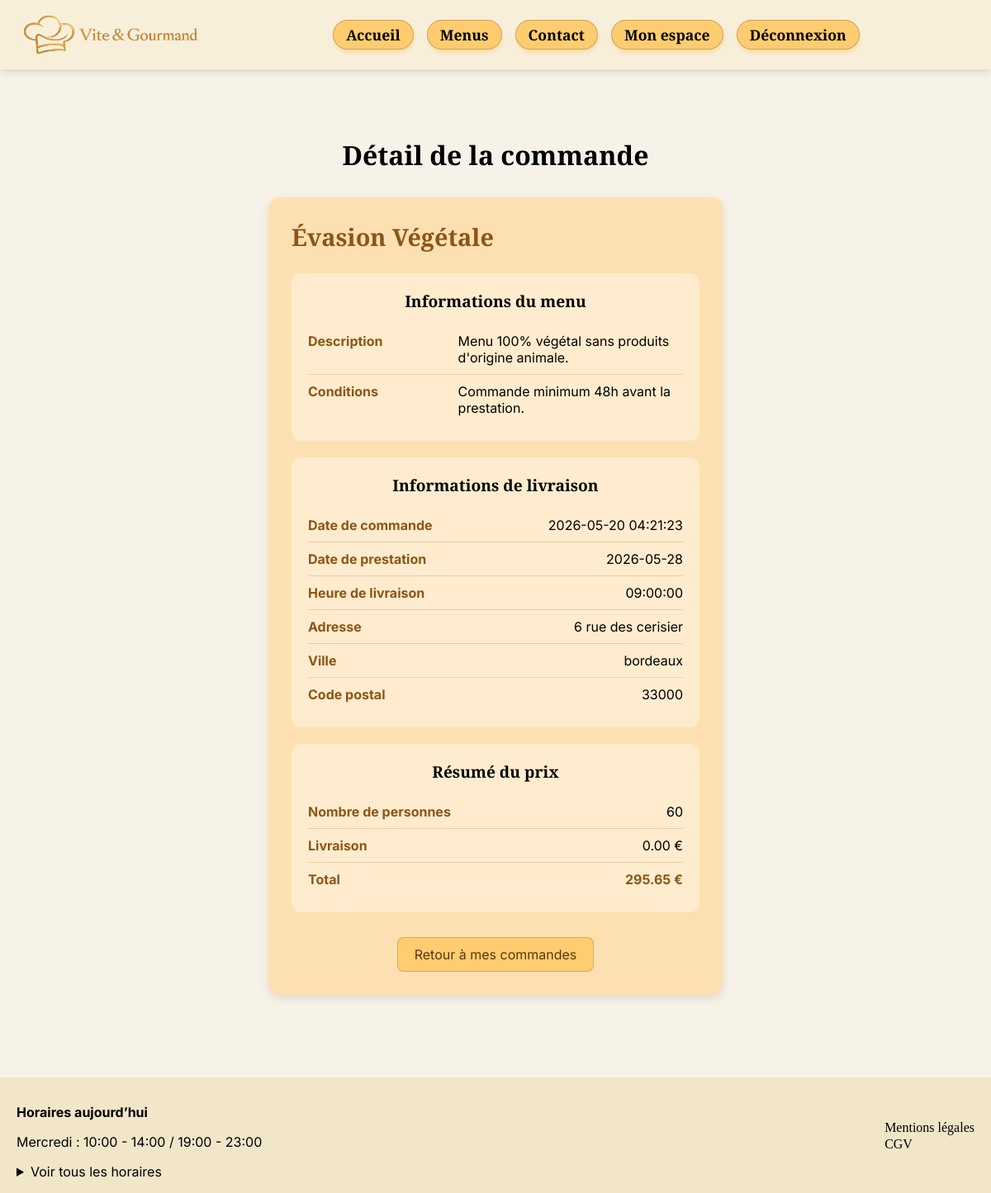
Page /public/detail-commande.php?id=43 (signed in) on the committed database.
### tables this page shows
CREATE TABLE `commande` (
  `id` int(11) NOT NULL,
  `date_commande` datetime NOT NULL DEFAULT current_timestamp(),
  `date_prestation` date NOT NULL,
  `heure_livraison` time NOT NULL,
  `adresse_livraison` varchar(255) NOT NULL,
  `ville_livraison` varchar(100) NOT NULL,
  `code_postal` varchar(10) NOT NULL,
  `distance_km` decimal(6,2) NOT NULL DEFAULT 0.00,
  `nb_personnes` int(11) NOT NULL,
  `prix_total` decimal(10,2) NOT NULL,
  `prix_livraison` decimal(10,2) NOT NULL DEFAULT 0.00,
  `utilisateur_id` int(11) NOT NULL,
  `menu_id` int(11) NOT NULL,
  `statut_commande` enum('en_attente','accepte','annulee','en_preparation','en_cours_de_livraison','livree','en_attente_retour_materiel','terminee') NOT NULL DEFAULT 'en_attente',
  `mode_contact_annulation` varchar(50) DEFAULT NULL,
  `motif_annulation` text DEFAULT NULL
);

CREATE TABLE `menu` (
  `id` int(11) NOT NULL,
  `titre` varchar(100) NOT NULL,
  `description` varchar(255) NOT NULL,
  `nombre_personne_min` int(11) NOT NULL,
  `prix_min` decimal(10,2) NOT NULL,
  `condition_menu` varchar(255) NOT NULL,
  `stock_disponible` int(11) NOT NULL,
  `actif` tinyint(1) NOT NULL DEFAULT 1,
  `theme_id` int(11) NOT NULL,
  `regime_id` int(11) NOT NULL
);

### public/detail-commande.php (the view, shortened to what this page needs)
<?php
$commande_id = (int) $_GET['id'];
$utilisateur_id = $_SESSION['utilisateur_id'];
require_once '../includes/db.php';
$sql = "
    SELECT
        commande.id,
        commande.statut_commande,
        commande.date_commande,
        commande.date_prestation,
        commande.heure_livraison,
        commande.adresse_livraison,
        commande.ville_livraison,
        commande.code_postal,
        commande.nb_personnes,
        commande.prix_total,
        commande.prix_livraison,
        commande.distance_km,
        menu.titre AS menu_titre,
        menu.description AS menu_description,
        menu.condition_menu
    FROM commande
    INNER JOIN menu ON commande.menu_id = menu.id
    WHERE commande.id = ?
    AND commande.utilisateur_id = ?
";
$stmt = $pdo->prepare($sql);
$stmt->execute([$commande_id, $utilisateur_id]);
$commande = $stmt->fetch(PDO::FETCH_ASSOC);
include_once __DIR__ . '/../includes/header.php';
?>
<main class="detail-commande-page">
    <h1 class="detail-commande-title">Détail de la commande</h1>
    <section class="commande-detail-card">
        <h2 class="commande-detail-menu-title">
            <?= htmlspecialchars($commande['menu_titre']) ?>
        </h2>
        <div class="commande-detail-block">
            <h3>Informations du menu</h3>
            <div class="commande-info-row">
                <span>Description</span>
                <strong><?= htmlspecialchars($commande['menu_description']) ?></strong>
            </div>
            <div class="commande-info-row">
                <span>Conditions</span>
                <strong><?= htmlspecialchars($commande['condition_menu']) ?></strong>
            </div>
        </div>
        <div class="commande-detail-block">
            <h3>Informations de livraison</h3>
            <div class="commande-info-row">
                <span>Date de commande</span>
                <strong><?= htmlspecialchars($commande['date_commande']) ?></strong>
            </div>
            <div class="commande-info-row">
                <span>Date de prestation</span>
                <strong><?= htmlspecialchars($commande['date_prestation']) ?></strong>
            </div>
            <div class="commande-info-row">
                <span>Heure de livraison</span>
                <strong><?= htmlspecialchars($commande['heure_livraison']) ?></strong>
            </div>
            <div class="commande-info-row">
                <span>Adresse</span>
                <strong><?= htmlspecialchars($commande['adresse_livraison']) ?></strong>
            </div>
            <div class="commande-info-row">
                <span>Ville</span>
                <strong><?= htmlspecialchars($commande['ville_livraison']) ?></strong>
            </div>
            <div class="commande-info-row">
                <span>Code postal</span>
                <strong><?= htmlspecialchars($commande['code_postal']) ?></strong>
            </div>
        </div>
        <div class="commande-detail-block">
            <h3>Résumé du prix</h3>
            <div class="commande-info-row">
                <span>Nombre de personnes</span>
                <strong><?= htmlspecialchars($commande['nb_personnes']) ?></strong>
            </div>
            <div class="commande-info-row">
                <span>Livraison</span>
                <strong><?= htmlspecialchars($commande['prix_livraison']) ?> €</strong>
            </div>
            <div class="commande-info-row total-row">
                <span>Total</span>
                <strong><?= htmlspecialchars($commande['prix_total']) ?> €</strong>
            </div>
        </div>
        <div class="commande-detail-actions">
            <a href="mes-commandes.php" class="commande-detail-back">
                Retour à mes commandes
            </a>
        </div>
    </section>
</main>
<?php
include_once __DIR__ . '/../includes/footer.php';
?>

### public/assets/css/style.css (style rules this page uses)
* { box-sizing: border-box; }
body { font-family: "Inter", sans-serif; background-color: #F7F2E8; color: #000; margin: 0; }
h1 { font-family: "Playfair Display", serif; }
h2, h3, nav a, button { font-family: "playfair", serif; }

### public/assets/css/detail-commande.css (style rules this page uses)
.detail-commande-page { max-width: 1200px; margin: 0 auto; padding: 40px 20px; }
.detail-commande-title { text-align: center; margin-bottom: 30px; }
.commande-detail-card { max-width: 550px; margin: 0 auto; background-color: #fde0b2; border-radius: 14px; box-shadow: 0 4px 12px rgba(0, 0, 0, 0.10); padding: 28px; }
.commande-detail-menu-title { font-size: 1.8rem; margin: 0 0 25px 0; color: #8C5517; text-align: left; }
.commande-detail-block { background-color: #FFECCE; border-radius: 12px; padding: 20px; margin-bottom: 20px; }
.commande-detail-block h3 { margin: 0 0 15px 0; color: #000000; font-size: 1.2rem; text-align: center; }
.commande-info-row { display: flex; justify-content: space-between; gap: 20px; padding: 10px 0; border-bottom: 1px solid rgba(140, 85, 23, 0.2); }
.commande-info-row:last-child { border-bottom: none; }
.commande-info-row span { color: #8C5517; font-weight: bold; }
.commande-info-row strong { color: #000000; font-weight: normal; text-align: left; max-width: 60%; }
.total-row strong { font-weight: bold; color: #8C5517; }
.commande-detail-actions { text-align: center; margin-top: 30px; }
.commande-detail-back { display: inline-block; padding: 10px 20px; background-color: #FFCD70; color: #5c350f; text-decoration: none; border-radius: 8px; border: 1px solid rgba(140, 85, 23, 0.3); }

### rows in the picture
commande: menu.titre "Évasion Végétale", menu.description "Menu 100% végétal sans produits d'origine animale.", menu.condition_menu "Commande minimum 48h avant la prestation.", date_commande "2026-05-20 04:21:23", date_prestation "2026-05-28", heure_livraison "09:00:00", adresse_livraison "6 rue des cerisier", ville_livraison "bordeaux", code_postal "33000", nb_personnes "60", prix_livraison "0.00", prix_total "295.65"
